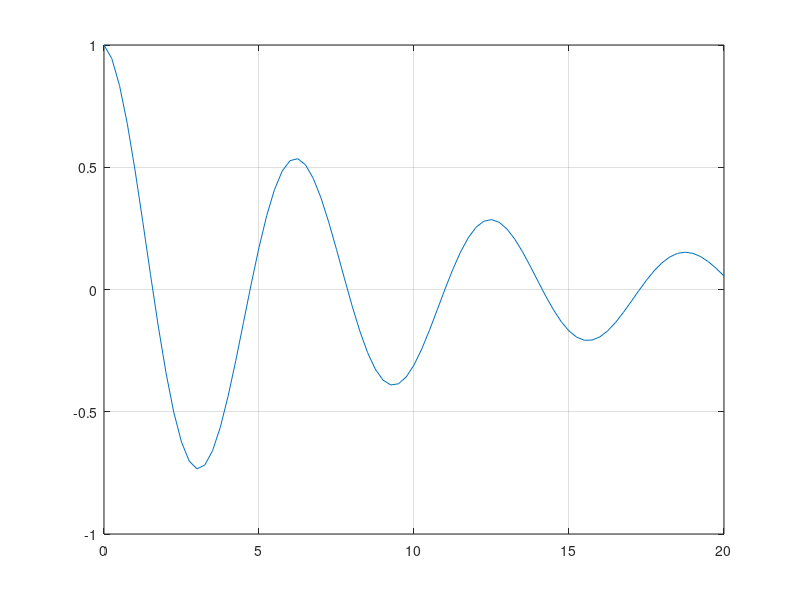
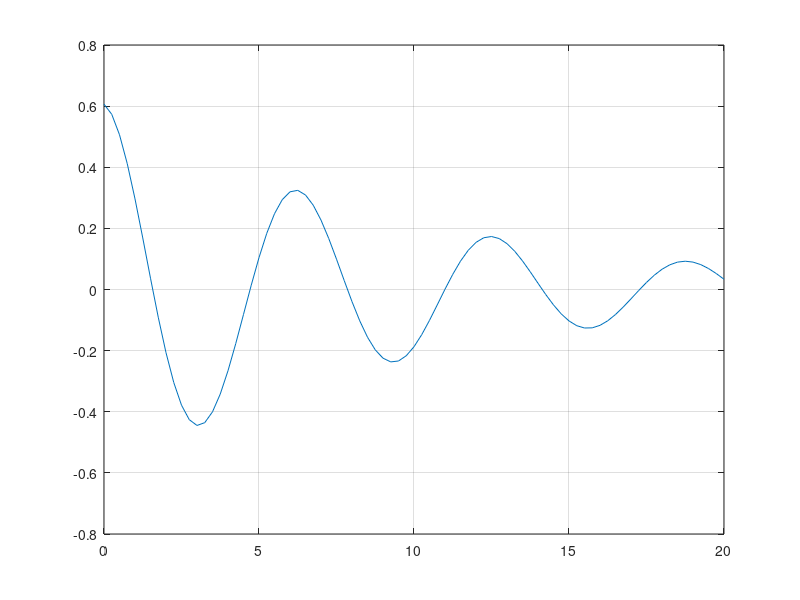

MATLAB code to generate these figures, in order:
ts = 0.25; #periodo
t = 0:ts:20;
atraso = 5;
xt = cos(t) .* exp(-0.1*(t));  #funcao
xa = cos(t) .* exp(-0.1*(t+atraso));  #transformacao
plot(t,xt), grid on;
figure;
plot(t,xa), grid on;
